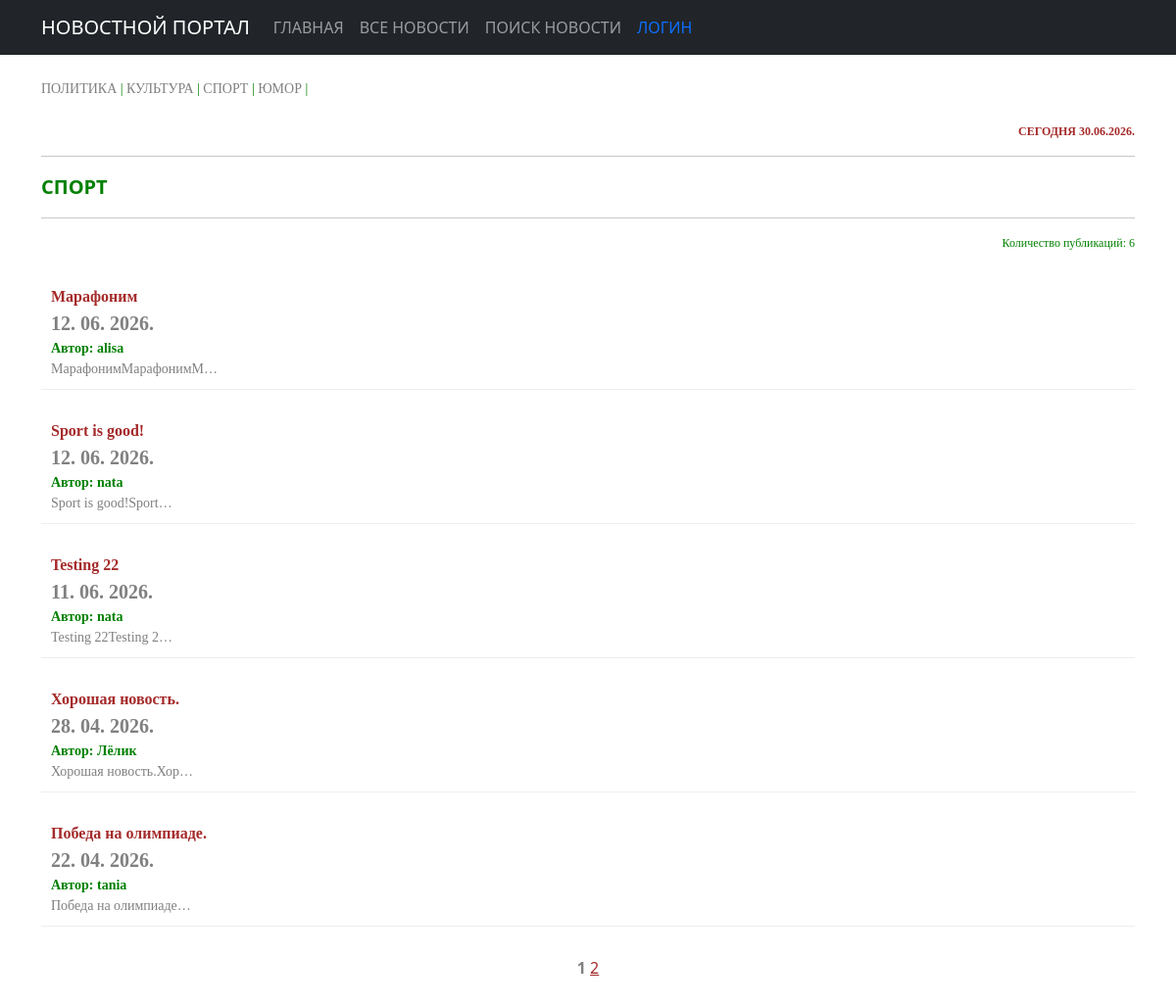
The app's page /news/sport/2/, older data.
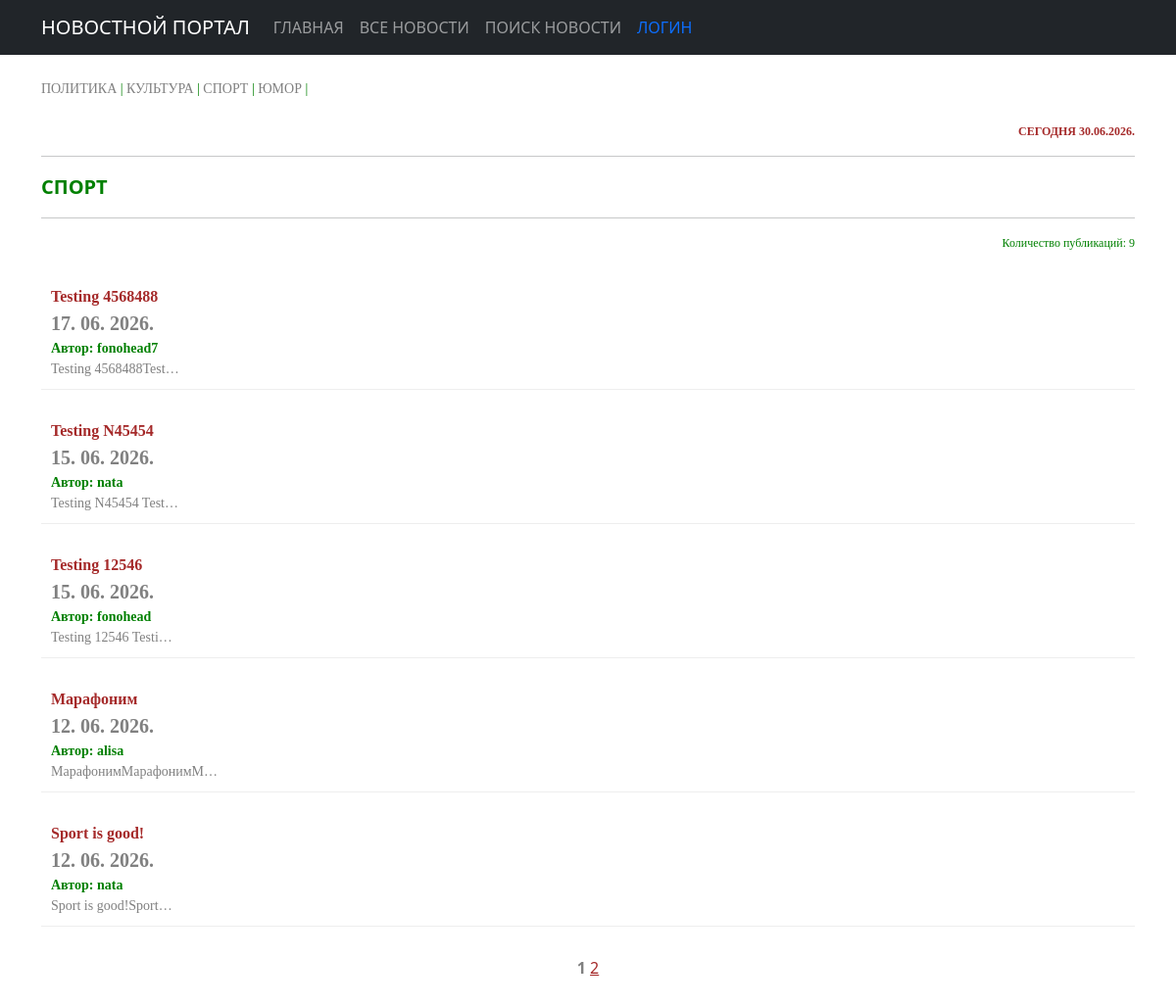
The same page, newer data.
### news/models.py (models this page shows, shortened)
class Post(models.Model):
    ARTICLE = 'AR'
    NEWS = 'NW'
    TYPE_CHOICES = [(ARTICLE, 'Статья'), (NEWS, 'Новость')]
    author = models.ForeignKey(Author, on_delete=models.CASCADE)
    post_type = models.CharField(max_length=2, choices=TYPE_CHOICES, default=ARTICLE)
    created_at = models.DateTimeField(auto_now_add=True)
    categories = models.ManyToManyField(Category, through='PostCategory')
    title = models.CharField(max_length=250)
    text = models.TextField()
    rating = models.IntegerField(default=0)
    class Meta:
        ordering = ['-created_at']

### accounts/models.py (models this page shows, shortened)
class Author(models.Model):
    user = models.OneToOneField(User, on_delete=models.CASCADE, related_name='author')
    rating = models.IntegerField(default=0)

### news/views.py (the view)
# urls.py: path('sport/<int:category_id>/', SportListView.as_view(), name='post_sport'),
class SportListView(PostListView):
    template_name = 'flatpages/posts_sport.html'
    def get_queryset(self):
        category_id = self.kwargs.get('category_id')
        category = get_object_or_404(Category, id=category_id)
        queryset = Post.objects.filter(categories=category).order_by('-created_at')
        self.filterset = NewsFilter(self.request.GET, queryset=queryset)
        return self.filterset.qs
    def get_context_data(self, **kwargs):
        context = super().get_context_data(**kwargs)
        category_id = self.kwargs.get('category_id')
        category = get_object_or_404(Category, id=category_id)
        context['total_posts'] = self.get_queryset().count()
        context['current_category'] = category
        return context

### accounts/context_processors.py (called while the page is built, shortened)
def user_groups(request):
    if request.user.is_authenticated:
        has_authors_group = request.user.groups.filter(name='authors').exists()
    else:
        has_authors_group = False
    return {
        'user_has_authors_group': has_authors_group,
    }

def user_groups_context(request):
    context = {
        'user_has_authors_group': False,
        'user_has_sub_politics_group': False,
        'user_has_sub_culture_group': False,
        'user_has_sub_sport_group': False,
        'user_has_sub_humour_group': False,
    }
    return context

### news/templatetags/custom_filters.py (called while the page is built)
@register.filter()
def censor(text):
    if not isinstance(text, str):
        raise TypeError("Требуется строка, получено: " + str(type(text).__name__))
    words = text.split()
    result = []
    for word in words:
        clean_word = ""
        punctuation = ""
        for char in word:
            if char.isalpha():
                clean_word += char
            else:
                punctuation += char
        if not clean_word:
            result.append(word)
            continue
        if clean_word.lower() in forbidden_words and clean_word[1:].islower():
            censored = clean_word[0] + '*' * (len(clean_word) - 1)
            result.append(censored + punctuation)
        else:
            result.append(word)
    return " ".join(result)

### news/templatetags/custom_tags.py (called while the page is built)
@register.simple_tag()
def current_time(format_string='%d.%m.%Y.'):
    return datetime.utcnow().strftime(format_string)

@register.simple_tag(takes_context=True)
def url_replace(context, **kwargs):
   d = context['request'].GET.copy()
   for k, v in kwargs.items():
       d[k] = v
   return d.urlencode()

### news/views.py (called while the page is built)
    def get_context_data(self, **kwargs):
        context = super().get_context_data(**kwargs)
        context['filterset'] = self.filterset
        context['total_posts'] = Post.objects.count()
        return context

### templates/flatpages/posts_sport.html (shortened to what this page needs)
{% extends 'flatpages/default.html' %}
{% load custom_filters %}
{% load custom_tags %}
{% block content %}
<br>
<div style="text-align: left; color: green; font-size: 14px; font-weight: normal; font-family: Tahoma;">
<a href="{% url 'news:post_politics' category_id=1 %}" class="my-category-link">ПОЛИТИКА</a> |
    <a href="{% url 'news:post_culture' category_id=3 %}" class="my-category-link">КУЛЬТУРА</a> |
    <a href="{% url 'news:post_sport' category_id=2 %}" class="my-category-link">СПОРТ</a> |
    <a href="{% url 'news:post_humour' category_id=4 %}" class="my-category-link">ЮМОР</a> |
</div>
<br>
<div style="text-align: right; color: brown; font-size: 12px; font-weight: bold; font-family: tahoma;">
    СЕГОДНЯ {% current_time %}
</div>
<hr>
<div style="text-align: left; color: green; font-size: 20px; font-weight: bold;">
        СПОРТ
</div>
<hr>
<div style="text-align: right; color: green; font-size: 12px; font-weight: normal; font-family: tahoma;">
        Количество публикаций: {{ total_posts }}
</div>
<br>
{% if posts %}
<ol style="list-style-type: none; padding: 0; margin: 0;">
    {% for post in posts %}
        <li style="margin-bottom: 20px; padding: 10px; border-bottom: 1px solid #eeeeee;">
            <div style="text-align: left; color: grey; font-family: tahoma; font-size: 16px;">
                <div style="text-align: left; font-size: 16px;color: brown; font-weight: bold;">
                    {{ post.title|censor }}</div>
                <div style="text-align: left; font-size: 20px;color: grey; font-weight: bold;">
                    {{ post.created_at|date:"d. m. Y." }}</div>
                <div style="text-align: left; font-size: 14px;color: green; font-weight: bold;">
                    Автор: {{ post.author.user.username }}</div>
                <div style="text-align: left; font-size: 14px;">
                    {{ post.text|censor|truncatechars:20 }}</div>
            </div>
        </li>
    {% endfor %}
</ol>
{% else %}
<h2>Новостей нет!</h2>
{% endif %}
<div style="color: grey; text-align: center; margin: 30px 0;">
  <strong style="color: grey;">{{ page_obj.number }}</strong>
  {% if page_obj.has_next %}
    <a href="?{% url_replace page=page_obj.next_page_number %}" style="color: brown;">
        {{ page_obj.next_page_number }}</a>
  {% endif %}
</div>
{% endblock content %}

### templates/flatpages/default.html (shortened to what this page needs)
<!DOCTYPE html>
<html lang="en">
    <head>
        {% load static %}
        <link href="{% static 'css/styles.css' %}" rel="stylesheet" />
    </head>
    <body>
<nav class="navbar navbar-expand-lg navbar-dark bg-dark static-top">
   <div class="container">
       <a class="navbar-brand" href="/main/">НОВОСТНОЙ ПОРТАЛ</a>
       <div class="collapse navbar-collapse" id="navbarResponsive">
           <ul class="navbar-nav ml-auto">
               <li class="nav-item active">
                   <a class="nav-link" href="/main/">ГЛАВНАЯ
                   </a>
               </li>
               <li class="nav-item">
                   <a class="nav-link" href="/news/">ВСЕ НОВОСТИ</a>
               </li>
               <li class="nav-item">
                   <a class="nav-link" href="/news/search">ПОИСК НОВОСТИ</a>
               </li>
               <li class="nav-item">
                   {% if user.is_authenticated %}
                   <a class="nav-link" href="{% url 'logout' %}">ВЫХОД</a>
                   {% else %}
                   <nav class="nav">
                       <a class="nav-link" href="/accounts/login/">ЛОГИН</a>
                   </nav>
                   {% endif %}
               </li>
           </ul>
       </div>
   </div>
</nav>
<div class="container">
    <div class="row">
        <div class="col-lg-12 text-center">
        {% block content %}{% endblock content %}
        </div>
    </div>
</div>
    </body>
</html>

### templates/flatpages/posts_sport.html (style rules this page uses)
.my-category-link { color: gray; text-decoration: none; transition: color 0.3s ease, text-decoration 0.3s ease; }

Row changes from the older to the newer data that the page shows:
no longer on this page (row unchanged): Post: title|censor "Testing 22", created_at "11. 06. 2026.", author.user.username "nata", text|censor "Testing 22Testing 2…"
no longer on this page (row unchanged): Post: title|censor "Хорошая новость.", created_at "28. 04. 2026.", author.user.username "Лёлик", text|censor "Хорошая новость.Хор…"
no longer on this page (row unchanged): Post: title|censor "Победа на олимпиаде.", created_at "22. 04. 2026.", author.user.username "tania", text|censor "Победа на олимпиаде…"
added Post: title|censor "Testing 4568488", created_at "17. 06. 2026.", author.user.username "fonohead7", text|censor "Testing 4568488Test…"
added Post: title|censor "Testing N45454", created_at "15. 06. 2026.", author.user.username "nata", text|censor "Testing N45454 Test…"
added Post: title|censor "Testing 12546", created_at "15. 06. 2026.", author.user.username "fonohead", text|censor "Testing 12546 Testi…"
Text that changed along with them:
{{ total_posts }}: "6" → "9"
